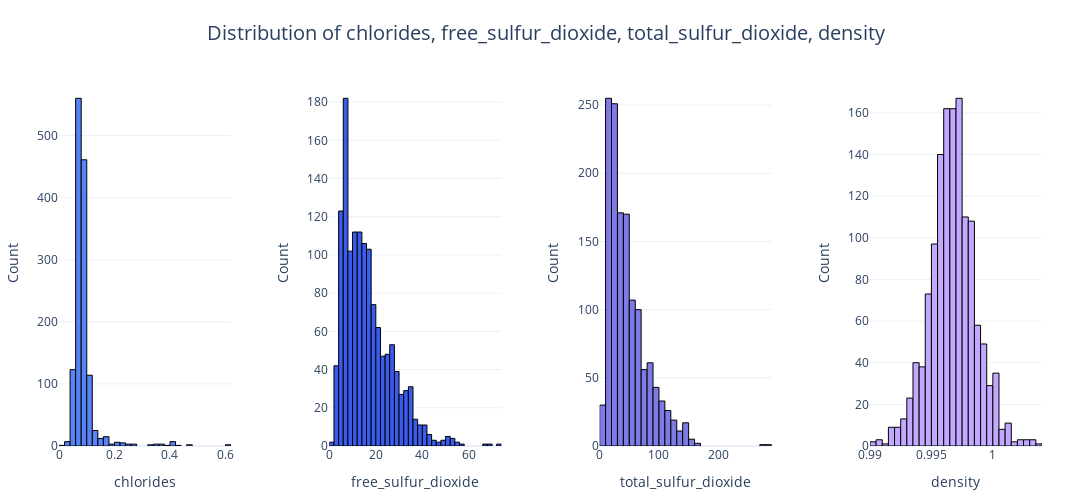

The code cell stored with this chart in its notebook:
### Markdown cell above
**Fixed Acidity:** The distribution is right-skewed, indicating that most wines have a fixed acidity level around 7-8, with fewer wines having higher fixed acidity.

**Volatile Acidity:** The data is also right-skewed, showing that most wines have a volatile acidity around 0.5, with only a few wines having a volatile acidity above 1.

**Citric Acid:** This feature shows a bimodal distribution, indicating two groups of wines, one with low citric acid close to 0 and another with citric acid between 0.25 and 0.5.

**Residual Sugar:** The distribution is highly right-skewed, suggesting that most wines have low residual sugar levels, with a peak below five. Few wines have high residual sugar levels.

### Code cell
plot_histograms(wine_df, ["chlorides", "free_sulfur_dioxide", "total_sulfur_dioxide", "density"], save_path="images/histograms1.png")

### Figure 1 — Plotly figure (JSON) as saved in the notebook; plotly's stock layout.template omitted (floating-point values rounded to 4 significant figures; data arrays with more than 128 entries replaced by an {"elided": "..."} marker saying what was removed)
{"data": [{"marker": {"color": "#5684F7", "line": {"color": "#000000", "width": 1}}, "name": "chlorides", "nbinsx": 40, "type": "histogram", "x": {"elided": "1359 float values"}, "xaxis": "x", "yaxis": "y"}, {"marker": {"color": "#3A5CED", "line": {"color": "#000000", "width": 1}}, "name": "free_sulfur_dioxide", "nbinsx": 40, "type": "histogram", "x": {"elided": "1359 float values"}, "xaxis": "x2", "yaxis": "y2"}, {"marker": {"color": "#7E7AE6", "line": {"color": "#000000", "width": 1}}, "name": "total_sulfur_dioxide", "nbinsx": 40, "type": "histogram", "x": {"elided": "1359 float values"}, "xaxis": "x3", "yaxis": "y3"}, {"marker": {"color": "#C2A9FF", "line": {"color": "#000000", "width": 1}}, "name": "density", "nbinsx": 40, "type": "histogram", "x": {"elided": "1359 float values"}, "xaxis": "x4", "yaxis": "y4"}], "layout": {"height": 500, "margin": {"b": 50, "l": 50, "r": 50, "t": 80}, "showlegend": false, "title": {"font": {"size": 20}, "text": "Distribution of chlorides, free_sulfur_dioxide, total_sulfur_dioxide, density", "x": 0.5}, "width": 1600, "xaxis": {"anchor": "y", "domain": [0, 0.175], "title": {"font": {"size": 14}, "text": "chlorides"}}, "xaxis2": {"anchor": "y2", "domain": [0.275, 0.45], "title": {"font": {"size": 14}, "text": "free_sulfur_dioxide"}}, "xaxis3": {"anchor": "y3", "domain": [0.55, 0.725], "title": {"font": {"size": 14}, "text": "total_sulfur_dioxide"}}, "xaxis4": {"anchor": "y4", "domain": [0.825, 1], "title": {"font": {"size": 14}, "text": "density"}}, "yaxis": {"anchor": "x", "domain": [0, 1], "title": {"font": {"size": 14}, "text": "Count"}}, "yaxis2": {"anchor": "x2", "domain": [0, 1], "title": {"font": {"size": 14}, "text": "Count"}}, "yaxis3": {"anchor": "x3", "domain": [0, 1], "title": {"font": {"size": 14}, "text": "Count"}}, "yaxis4": {"anchor": "x4", "domain": [0, 1], "title": {"font": {"size": 14}, "text": "Count"}}}}
